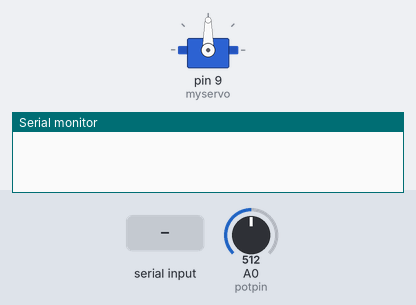
A sketch run on a simulated Arduino Uno, built with avr-gcc and run on an emulated ATmega328P. Shown: servo, the last lines printed to the serial monitor. The inputs (shaded band) are chosen by the test bench; at power-on: A0 (potpin) = 512.

Above: at 1.2 s.
1.3 s: "90,45\n" received over Serial
At 2.5 s:
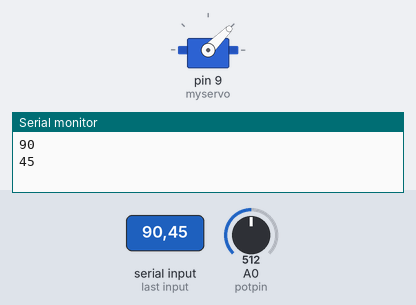
2.8 s: "30,150\n" received over Serial
At 3.5 s:
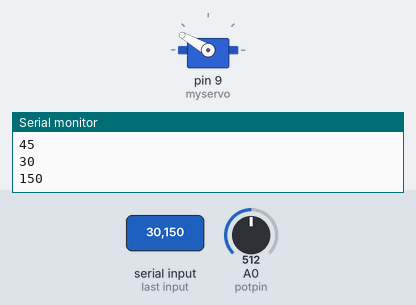
4.3 s: "5\n" received over Serial
At 5.5 s:
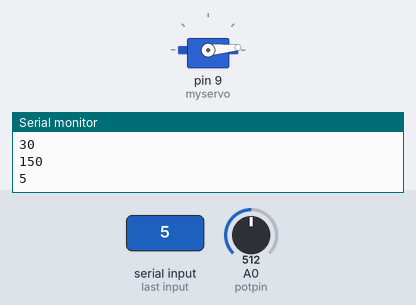
5.8 s: "90\n" received over Serial
At 6.6 s:
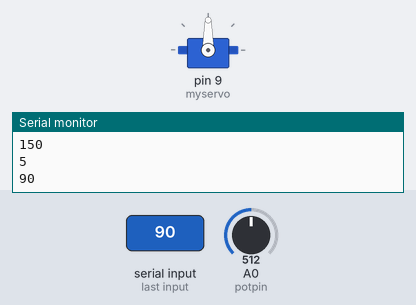
Timing chart, 0 to 8.3 s (numbered marks = the images above; inputs shaded):
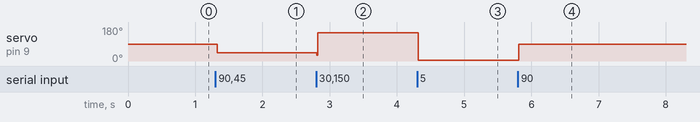

Measured:
- after the input at 1.3 s, servo on pin 9 (myservo): 90° → 45° at once
- after the input at 2.8 s, servo on pin 9 (myservo): 45° → 150° at once
- after the input at 4.3 s, servo on pin 9 (myservo): 150° → 5° at once
- after the input at 5.8 s, servo on pin 9 (myservo): 5° → 90° at once

The sketch:

ServoPotentiometerNoDrive.ino
```cpp
/*
 Controlling a servo position using a potentiometer (variable resistor)
 by Michal Rinott <http://people.interaction-ivrea.it/m.rinott>

 modified on 8 Nov 2013
 by Scott Fitzgerald
 http://www.arduino.cc/en/Tutorial/Knob
*/

#include <Servo.h>

Servo myservo;  // create servo object to control a servo

int potpin = 0;  // analog pin used to connect the potentiometer
int val=0;    // variable to read the value from the analog pin
int ser=-1;
int check;
void setup() {
  myservo.attach(9);  // attaches the servo on pin 9 to the servo object
  Serial.begin(9600);
}

void loop() {
  if(Serial.available()){
    ser=Serial.parseInt();
    Serial.println(ser);
    Serial.read();
  }
  //Serial.println(ser);
  if(ser>=0 && ser<=180){
    val = ser;     // scale it to use it with the servo (value between 0 and 180)
    myservo.write(val);                  // sets the servo position according to the scaled value
  }
  if(ser==-1){
    val = analogRead(potpin);            // reads the value of the potentiometer (value between 0 and 1023)
    val = map(val, 0, 1023, 0, 180);     // scale it to use it with the servo (value between 0 and 180)
    myservo.write(val);                  // sets the servo position according to the scaled value
    //Serial.println(val);
  }
  delay(15);                           // waits for the servo to get there
}
```
